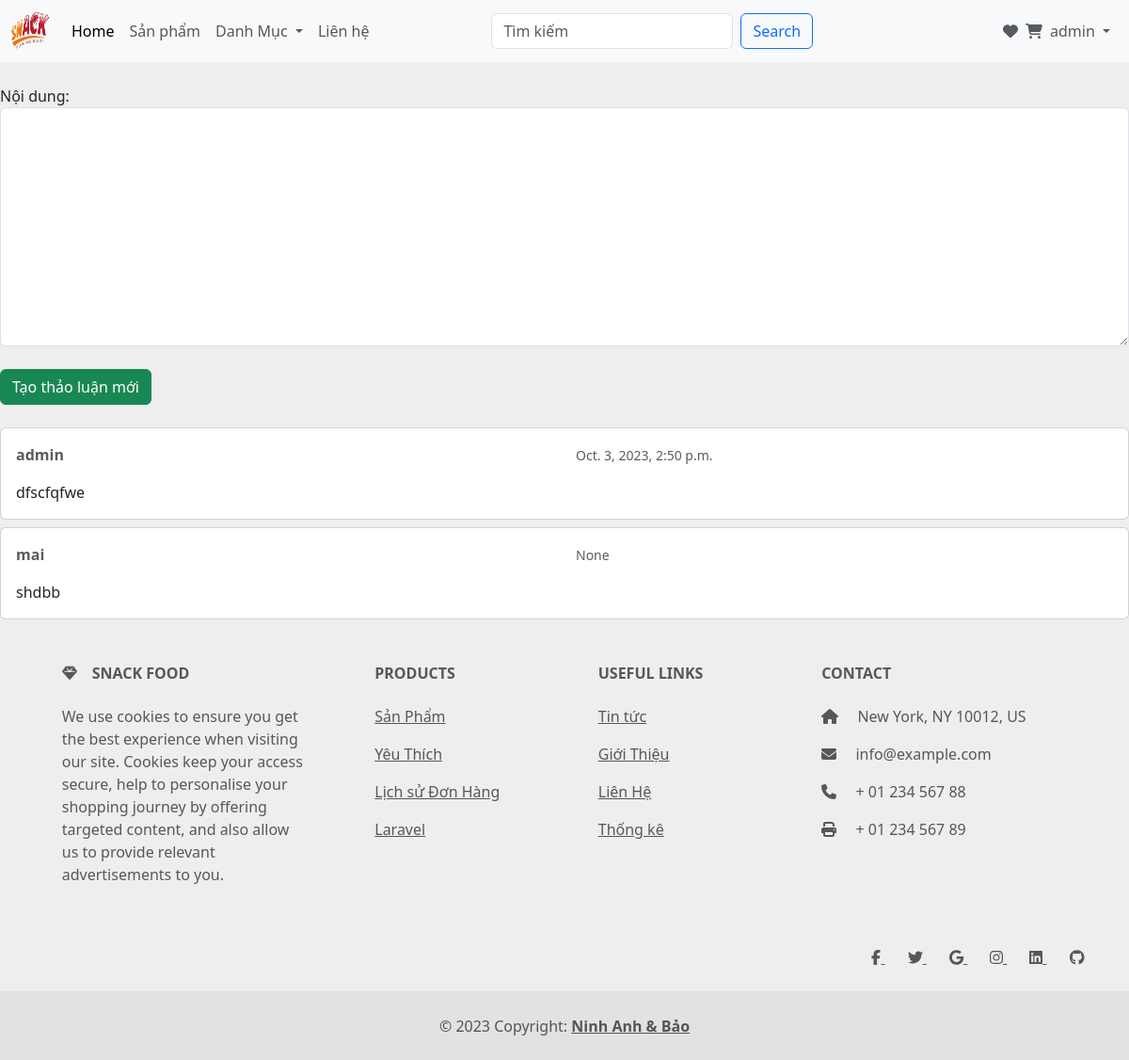
Page /Tintuc/1/chude/1/thaoluan/ (signed in) on the committed database.
### blog/models.py (models this page shows, shortened)
class Thaoluan(models.Model):
    nd = models.TextField(max_length=5000)
    ngay_tao = models.DateTimeField(auto_now_add=True)
    ngay_capnhat = models.DateTimeField(null=True)
    chu_de = models.ForeignKey(Chude, related_name= 'cac_thaoluan', on_delete=models.CASCADE)
    tao_boi = models.ForeignKey(User, related_name='tao_thaoluan', on_delete=models.CASCADE)
    thanhvien_capnhat = models.ForeignKey(User, related_name='capnhat_boi', null=True , on_delete=models.CASCADE)

### blog/views.py (the view)
# urls.py: path('Tintuc/<int:ddpk>/chude/<int:cdpk>/thaoluan/',views.tao_thaoluan_moi, name= 'tao_thaoluan_moi'),
@login_required
def tao_thaoluan_moi(req, ddpk, cdpk):
  cd = get_object_or_404(Chude, pk=cdpk)
  if req.method == 'POST':
    form = BieuMau_TaoMoi_ThaoLuan(req.POST)
    if form.is_valid():
      tl = form.save(commit=False)
      tl.chu_de = cd
      tl.tao_boi = req.user
      tl.save()
      return redirect('chude_thaoluan', ddpk=ddpk, cdpk=cdpk)
  else:
    form = BieuMau_TaoMoi_ThaoLuan()
  return render(req, 'thaoluan_moi.html', {'cd': cd, 'form': form})

### blog/form.py
class BieuMau_TaoMoi_ThaoLuan(forms.ModelForm):
    def __init__(self, *args, **kwargs):
        super(BieuMau_TaoMoi_ThaoLuan, self).__init__(*args, **kwargs)
        self.fields['nd'].label = "Nội dung"
    class Meta:
        model = Thaoluan
        fields = ['nd']

### app/templatetags/form_tags.py (called while the page is built)
@register.filter
def input_class(bound_field):
  css_class = ''
  if bound_field.form.is_bound:
    if bound_field.errors:
      css_class = 'is-invalid'
    elif field_type(bound_field) != 'PasswordInput':
      css_class = 'is-valid'
  return 'form-control {}'.format(css_class)

### templates/thaoluan_moi.html (shortened to what this page needs)
{% extends 'master.html' %}
{% block blogs %}
  <form method="post" class="mb-4">
    {% include 'includes/form.html' %}
    <button type="submit" class="btn btn-success">Tạo thảo luận mới</button>
  </form>
  {% for tl in cd.cac_thaoluan.all %}
    <div class="card mb-2">
      <div class="card-body p-3">
        <div class="row mb-3">
          <div class="col-6">
            <strong class="text-muted">{{ tl.tao_boi.username }}</strong>
          </div>
          <div class="col-6 text-right">
            <small class="text-muted">{{ tl.ngay_capnhat }}</small>
          </div>
        </div>
        {{ tl.nd }}
      </div>
    </div>
  {% endfor %}
{% endblock blogs %}

### templates/master.html (shortened to what this page needs)
{% load static %}
<!DOCTYPE html>
<html lang="en">
<head>
    <link href="https://cdn.jsdelivr.net/npm/bootstrap@5.3.2/dist/css/bootstrap.min.css" rel="stylesheet">
    <link  href="{% static 'app/css/all.min.css'%}" rel="stylesheet">
    <link  href="{% static 'app/css/owl.carousel.min.css' %}" rel="stylesheet">
</head>
<body style="background-color: #eee;">
  <nav class="navbar navbar-expand-lg bg-body-tertiary">
      <div class="container-fluid">
          <a class="navbar-brand" href="{% url "home" %}">
              <img src="{% static 'app/img/logo2.png' %}", width=40, height=40 />
          </a>
        <div class="collapse navbar-collapse" id="navbarSupportedContent">
          <ul class="navbar-nav me-auto mb-2 mb-lg-0">
            <li class="nav-item">
              <a class="nav-link active" aria-current="page" href="{% url "home" %}">Home</a>
            </li>
            <li class="nav-item">
              <a class="nav-link" href="{% url "product" %}">Sản phẩm</a>
            </li>
            <li class="nav-item dropdown">
              <a class="nav-link dropdown-toggle" href="#" role="button" data-bs-toggle="dropdown" aria-expanded="false">
                Danh Mục
              </a>
            </li>
            <li class="nav-item">
              <a class="nav-link " href="{% url "contact" %}">Liên hệ</a>
            </li>
          </ul>
          <form class="d-flex" role="search" method = POST action = "{% url 'search' %}">
              <input class="form-control me-2" type="search" placeholder="Tìm kiếm" aria-label="Search" name= "searched">
              <button class="btn btn-outline-primary" type="submit" style="margin-right: 80px">Search</button>
          </form>
        </div>
        {% if user.is_authenticated %}
        <div class="navbar-collapse collapse justify-content-end" id="mainMenu" style="">
          <ul class="navbar-nav ">
            <div class="d-flex justify-content-between align-items-center">
              <a href="{% url "yeuthich" %}"><i class="fa fa-heart text-muted" style="margin-right:8px"></a></i>
              <a href="{% url "cart" %}"><i class="fa fa-shopping-cart text-muted"></a></i>
            </div>
            <li class="nav-item dropdown">
              <a class="nav-link dropdown-toggle" id="navbarDropdown" href="#" role="button" data-bs-toggle="dropdown" aria-expanded="false">
                {{ user.username }}
              </a>
          </li>
          </ul>
        </div>
        {% endif %}
      </div>
    </nav>
    <br>
  {% block blogs %}{% endblock blogs %}
<footer class="text-center text-lg-start text-muted">
  <section>
    <div class="container text-center text-md-start mt-5">
      <div class="row mt-3">
        <div class="col-md-3 col-lg-4 col-xl-3 mx-auto mb-4">
          <h6 class="text-uppercase fw-bold mb-4">
            <i class="fas fa-gem me-3"></i>Snack Food
          </h6>
          <p>
            We use cookies to ensure you get the best experience when visiting our site. Cookies keep your access secure, help to personalise your shopping journey by offering targeted content, and also allow us to provide relevant advertisements to you.
          </p>
        </div>
        <div class="col-md-2 col-lg-2 col-xl-2 mx-auto mb-4">
          <h6 class="text-uppercase fw-bold mb-4">
            Products
          </h6>
          <p>
            <a href="{% url "product" %}" class="text-reset">Sản Phẩm</a>
          </p>
          <p>
            <a href="{% url "yeuthich" %}" class="text-reset">Yêu Thích</a>
          </p>
          <p>
            <a href="{% url "order_history" %}" class="text-reset">Lịch sử Đơn Hàng</a>
          </p>
          <p>
            <a href="#!" class="text-reset">Laravel</a>
          </p>
        </div>
        <div class="col-md-3 col-lg-2 col-xl-2 mx-auto mb-4">
          <h6 class="text-uppercase fw-bold mb-4">
            Useful links
          </h6>
          <p>
            <a href="{% url "blog" %}" class="text-reset">Tin tức</a>
          </p>
          <p>
            <a href="#!" class="text-reset">Giới Thiệu</a>
          </p>
          <p>
            <a href="{% url "contact" %}" class="text-reset">Liên Hệ</a>
          </p>
          <p>
            <a href="{% url "thongke" %}" class="text-reset">Thống kê</a>
          </p>
        </div>
        <div class="col-md-4 col-lg-3 col-xl-3 mx-auto mb-md-0 mb-4">
          <h6 class="text-uppercase fw-bold mb-4">Contact</h6>
          <p><i class="fas fa-home me-3"></i> New York, NY 10012, US</p>
          <p>
            <i class="fas fa-envelope me-3"></i>
            info@example.com
          </p>
          <p><i class="fas fa-phone me-3"></i> + 01 234 567 88</p>
          <p><i class="fas fa-print me-3"></i> + 01 234 567 89</p>
        </div>
      </div>
    </div>
  </section>
  <section class="d-flex justify-content-end p-4 border-bottom">
    <div>
      <a href="https://www.facebook.com/ninhanh21" class="me-4 text-reset">
        <i class="fab fa-facebook-f"></i>
      </a>
      <a href="" class="me-4 text-reset">
        <i class="fab fa-twitter"></i>
      </a>
      <a href="" class="me-4 text-reset">
        <i class="fab fa-google"></i>
      </a>
      <a href="" class="me-4 text-reset">
        <i class="fab fa-instagram"></i>
      </a>
      <a href="" class="me-4 text-reset">
        <i class="fab fa-linkedin"></i>
      </a>
      <a href="" class="me-4 text-reset">
        <i class="fab fa-github"></i>
      </a>
    </div>
  </section>
  <div class="text-center p-4" style="background-color: rgba(0, 0, 0, 0.05);">
    © 2023 Copyright:
    <a class="text-reset fw-bold" href="#">Ninh Anh & Bảo </a>
  </div>
</footer>
</body>
</html>

### rows in the picture
Thaoluan: tao_boi.username "admin", ngay_capnhat "Oct. 3, 2023, 2:50 p.m.", nd "dfscfqfwe"
Thaoluan: tao_boi.username "mai", ngay_capnhat "None", nd "shdbb"

### other values in the picture
{{ user.username }} "admin"
{{ field.label_tag }} "Nội dung:"
